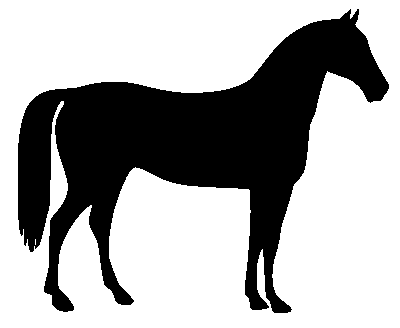
#> input picture skimage.data.horse(), 400 x 328 px
$ jupyter execute ejercicio5.ipynb
#> lines starting #> are read from the running program, lines starting #| are printed output that depends on the picture; after the words box and inside, x2 and y2 are one past the last pixel; in counts of white or black regions, pixels touching at a corner belong together
### TP7/src/helper_file.py
import matplotlib.pyplot as plt

def plot_images(original, txt1, other, txt2):
    fig=plt.figure(figsize=(14, 10))
    fig.add_subplot(1, 2, 1)
    plt.title(txt1)
    plt.imshow(original, cmap='gray')
    fig.add_subplot(1, 2, 2)
    plt.title(txt2)
    plt.imshow(other, cmap='gray')

### TP7/src/ejercicio5.ipynb
# Ejercicio 5

## Thinning

El adelgazamiento o thinning es una operación morfológica que se utiliza para eliminar píxeles de primer plano seleccionados de imágenes binarias. El adelgazamiento normalmente solo se aplica a imágenes binarias y produce otra imagen binaria como salida, se usa comúnmente para ordenar la salida de los detectores de bordes reduciendo todas las líneas al grosor de un solo píxel.
Puede usarse para varias aplicaciones, pero es particularmente útil para esqueletizar.

El adelgazamiento se define como:

$$thin(I,J) = I - hitAndMiss(I,J)$$

Donde la sustracción se debe entender como una sustracción lógica definida por:

$$X-Y = X \cap \overline{Y}$$

donde:
<ul>
  <li>I es la imagen </li>
  <li>J es el elemento estructural.</li>
</ul>

A continuación se muestra un ejemplo de esto implementado con los siguientes elementos estructurales:

<div align="center">

      <h5 align="center">
          Figura 1: En cada iteración la imágen primero es "adelgazada"  por el elemento estructural de la izquierda, luego por el derecho y luego por los restantes 6 componentes estructurales que surgen de rotar cada componente estructural 90°
      </h5>
    <br>
</div>

<div align="center">

      <h5 align="center">
          Figura 2: Resultados obtenidos.
      </h5>
    <br>
</div>

Se puede ver en la imágen resultante el proceso de adelgazamiento que presenta la imágen original luego del procesado.

A continuación se muestra un ejemplo de esto utilizando la librería scikit-image que provee de una funcion llamada skeletonize que realiza por dentro un procedimiento similar al de adelgazamiento.

[cell 1]
from skimage.morphology import skeletonize, thin
from skimage import data
import matplotlib.pyplot as plt
from skimage.util import invert

# # Invert the horse image
image = invert(data.horse())
#> image: shape (328, 400) bool; 33.1% white; 1 white region, box (x1, y1, x2, y2) and area: (18, 9, 389, 313) 43412

# perform skeletonization
thinned_image = skeletonize(image)
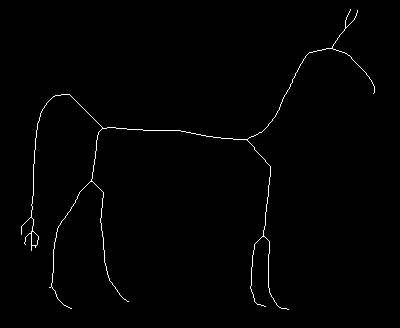
#> thinned_image: shape (328, 400) bool; 0.91% white in thin lines or dots, all inside (x1, y1, x2, y2) = (21, 9, 375, 310)

# Puede obtenerse el mismo resultado utilizando la función thin. To test it jus uncomment the next line.
"thinned_image = thin(image)"

# display results
fig, axes = plt.subplots(nrows=1, ncols=2, figsize=(8, 4),
                         sharex=True, sharey=True)

ax = axes.ravel()

ax[0].imshow(image, cmap=plt.cm.gray)
ax[0].axis('off')
ax[0].set_title('original', fontsize=20)

ax[1].imshow(thinned_image, cmap=plt.cm.gray)
ax[1].axis('off')
ax[1].set_title('skeleton', fontsize=20)

fig.tight_layout()
plt.show()
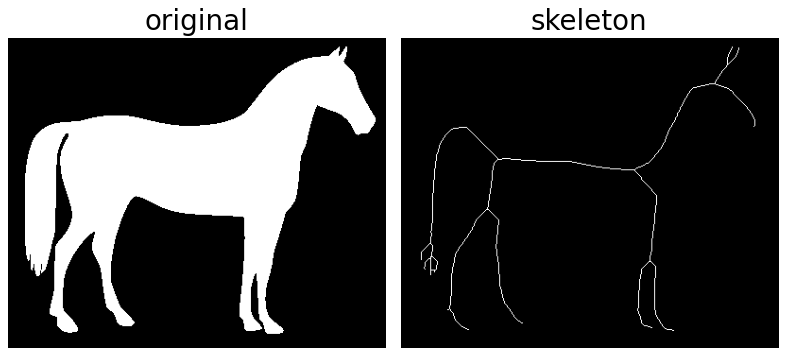
#> figure drawn by matplotlib, 2 panels

## Thickening

La operación denominada Thickening, o espesamiento en español, es una operación morfológica que se utiliza para hacer crecer regiones seleccionadas de píxeles del primer plano en imágenes binarias.

Se define como:

$$Thicken(I,J) = I \cup hitAndMiss(I,J)$$

donde:
<ul>
  <li>I es la imagen </li>
  <li>J es el elemento estructural.</li>
</ul>

Thickening es la operación inversa al Thinning, es decir se puede pensar al Thickenning como un Thinning del fondo de la imágen.

Ejemplo:

Mediante los componentes estructurales de la figura 3 podemos realizar un thickening de la imagen original.

<div align="center">

      <h5 align="center">
          Figura 3: Elementos Estructurales.
      </h5>
    <br>
</div>

De esta manera podemos a continuación en la figura 4 ver los resultados finales luego del procesamiento de la imágen original mediante thickening.

<div align="center">

      <h5 align="center">
          Figura 4: Resultados luego de aplicar Thickening.
      </h5>
    <br>
</div>

A continuación se muestra un ejemplo de esto utilizando la librería scikit-image, para el ejemplo se utiliza la funcion thin aplicada al fondo, se verá que no es exactamente lo mismo que realizar la función thikening debido a que el interio de la imágen no queda pintado pero se puede entender como funciona el algorítmo apreciando el resultado final.

[cell 2]
image = data.horse()
#> image is the input picture: shape (328, 400) bool; 66.9% white; 1 black region, box (x1, y1, x2, y2) and area: (18, 9, 389, 313) 43412

# perform skeletonization
thinned_image = thin(image)
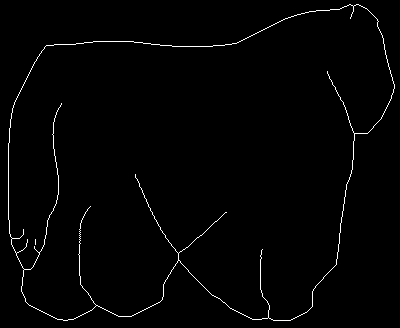
#> thinned_image: shape (328, 400) bool; 1.4% white in thin lines or dots

# display results
fig, axes = plt.subplots(nrows=1, ncols=2, figsize=(8, 4),
                         sharex=True, sharey=True)

ax = axes.ravel()

ax[0].imshow(image, cmap=plt.cm.gray)
ax[0].axis('off')
ax[0].set_title('original', fontsize=20)

ax[1].imshow(thinned_image, cmap=plt.cm.gray)
ax[1].axis('off')
ax[1].set_title('skeleton', fontsize=20)

fig.tight_layout()
plt.show()
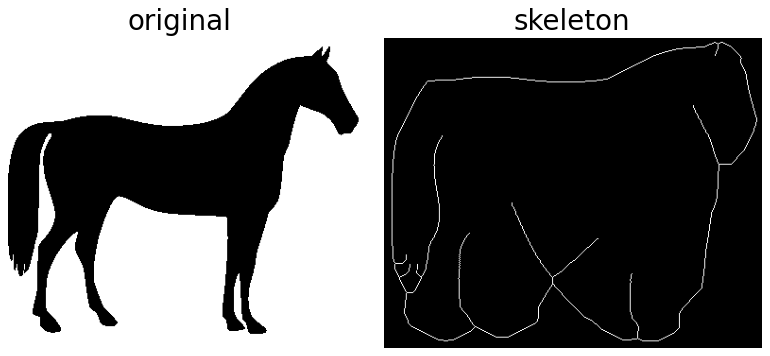
#> figure drawn by matplotlib, 2 panels

## Top-Hat Transform

La transformación Top-Hat es una operación que extrae pequeños elementos y detalles de imágenes dadas. Existen dos tipos de transformación Top-Hat: la transformación Top-Hat blanca se define como la diferencia entre la imagen de entrada y su apertura por algún elemento estructural, mientras que la transformación Top-Hat negra se define dualmente como la diferencia entre el cierre y  la imagen de entrada.

Las transformaciones Top-Hat se utilizan para diversas tareas de procesamiento de imágenes, como extracción de características, ecualización de fondo, mejoras de imágenes y otras.

A continuación se muestra el resultado de realizar un Top-Hat white o Top-Hat tradicional, a una imágen de una galaxia.

[cell 3]
# Importing OpenCV
import cv2
from helper_file import plot_images

# Getting the kernel to be used in Top-Hat
filterSize =(3, 3)
kernel = cv2.getStructuringElement(cv2.MORPH_RECT,
                                   filterSize)

# Reading the image named 'input.jpg'
input_image = cv2.imread("../assets/testing2.png")
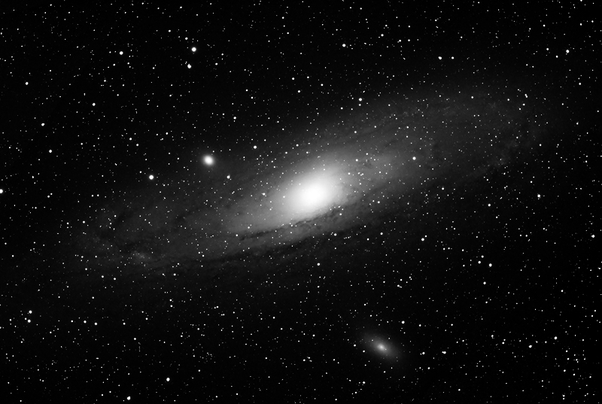
#> input picture TP7/src/Theory-Images/testing2.png, 602 x 404 px, found by its file name
#> input_image is the input picture: shape (404, 602, 3); min 0, max 255, mean 17.2
input_image = cv2.cvtColor(input_image, cv2.COLOR_BGR2GRAY)
#> input_image: shape (404, 602)

# Applying the Top-Hat operation
tophat_img = cv2.morphologyEx(input_image,
                              cv2.MORPH_TOPHAT,
                              kernel)
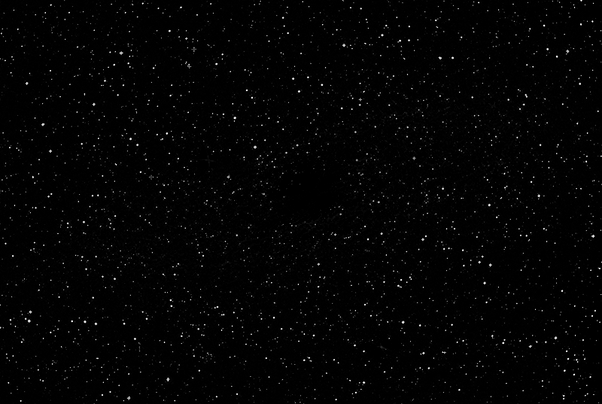
#> tophat_img: shape (404, 602); min 0, max 255, mean 3.5

plot_images(input_image, 'original', tophat_img, 'Top-Hated image')
